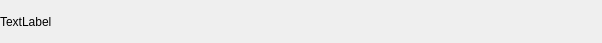
<?xml version="1.0" encoding="UTF-8"?>
<ui version="4.0">
 <class>FriendLabel</class>
 <widget class="QWidget" name="FriendLabel">
  <property name="geometry">
   <rect>
    <x>0</x>
    <y>0</y>
    <width>602</width>
    <height>43</height>
   </rect>
  </property>
  <property name="minimumSize">
   <size>
    <width>0</width>
    <height>43</height>
   </size>
  </property>
  <property name="maximumSize">
   <size>
    <width>16777215</width>
    <height>43</height>
   </size>
  </property>
  <property name="windowTitle">
   <string>Form</string>
  </property>
  <layout class="QHBoxLayout" name="horizontalLayout">
   <property name="spacing">
    <number>0</number>
   </property>
   <property name="leftMargin">
    <number>0</number>
   </property>
   <property name="topMargin">
    <number>0</number>
   </property>
   <property name="rightMargin">
    <number>0</number>
   </property>
   <property name="bottomMargin">
    <number>0</number>
   </property>
   <item>
    <widget class="QLabel" name="tip_lb">
     <property name="text">
      <string>TextLabel</string>
     </property>
    </widget>
   </item>
   <item>
    <widget class="QWidget" name="close_wid" native="true">
     <property name="minimumSize">
      <size>
       <width>25</width>
       <height>25</height>
      </size>
     </property>
     <property name="maximumSize">
      <size>
       <width>25</width>
       <height>25</height>
      </size>
     </property>
     <layout class="QHBoxLayout" name="horizontalLayout_2">
      <property name="spacing">
       <number>0</number>
      </property>
      <property name="leftMargin">
       <number>0</number>
      </property>
      <property name="topMargin">
       <number>0</number>
      </property>
      <property name="rightMargin">
       <number>0</number>
      </property>
      <property name="bottomMargin">
       <number>0</number>
      </property>
      <item>
       <widget class="ClickedLabel" name="close_lb">
        <property name="minimumSize">
         <size>
          <width>15</width>
          <height>15</height>
         </size>
        </property>
        <property name="maximumSize">
         <size>
          <width>15</width>
          <height>15</height>
         </size>
        </property>
        <property name="styleSheet">
         <string notr="true">border-image: url(:/rc/chat_picture/close_search.png);</string>
        </property>
        <property name="text">
         <string/>
        </property>
       </widget>
      </item>
     </layout>
    </widget>
   </item>
  </layout>
 </widget>
 <customwidgets>
  <customwidget>
   <class>ClickedLabel</class>
   <extends>QLabel</extends>
   <header location="global">clickedlabel.h</header>
  </customwidget>
 </customwidgets>
 <resources/>
 <connections/>
</ui>
